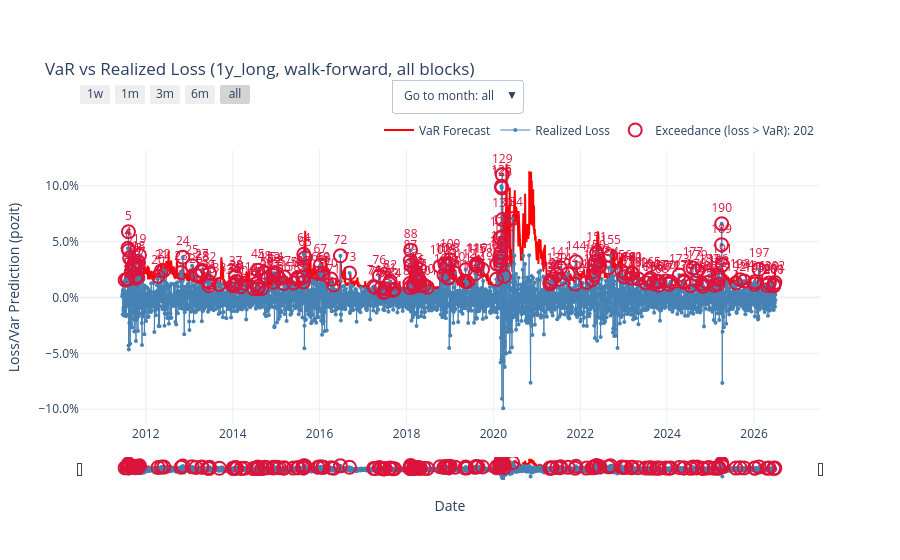
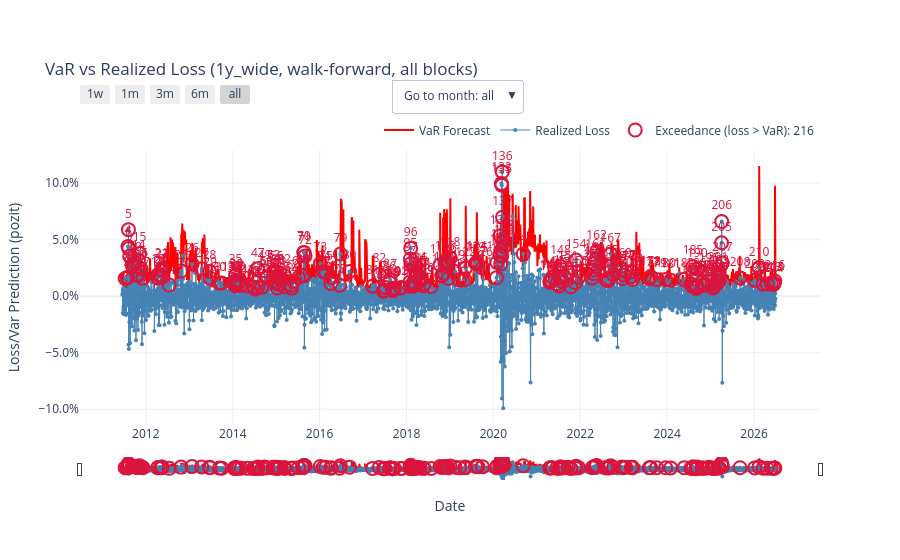
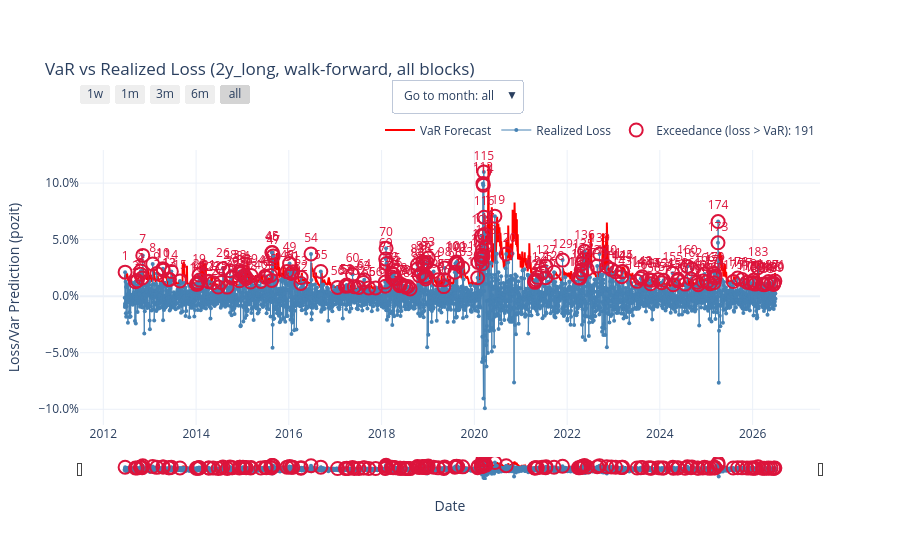
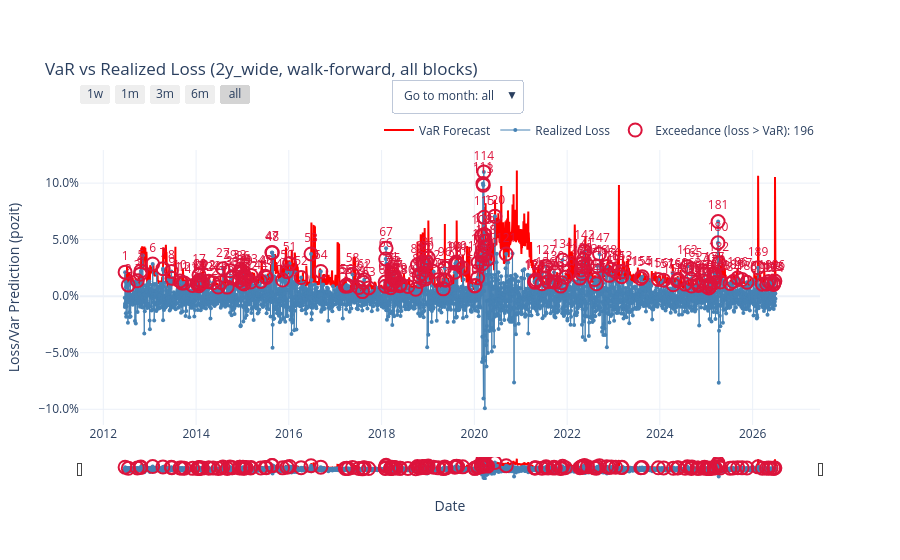

Source (notebook cell) for these figures, in order:
### Code cell
# One graph per run over ALL of its blocks (hover shows predicted_variance, predicted_sigma, mu_hat and the standardized residual)
for key, run in runs.items():
    plot_var_vs_loss(run['var_df'], run['residual_bank'], title=f'VaR vs Realized Loss ({key}, walk-forward, all blocks)').show()
